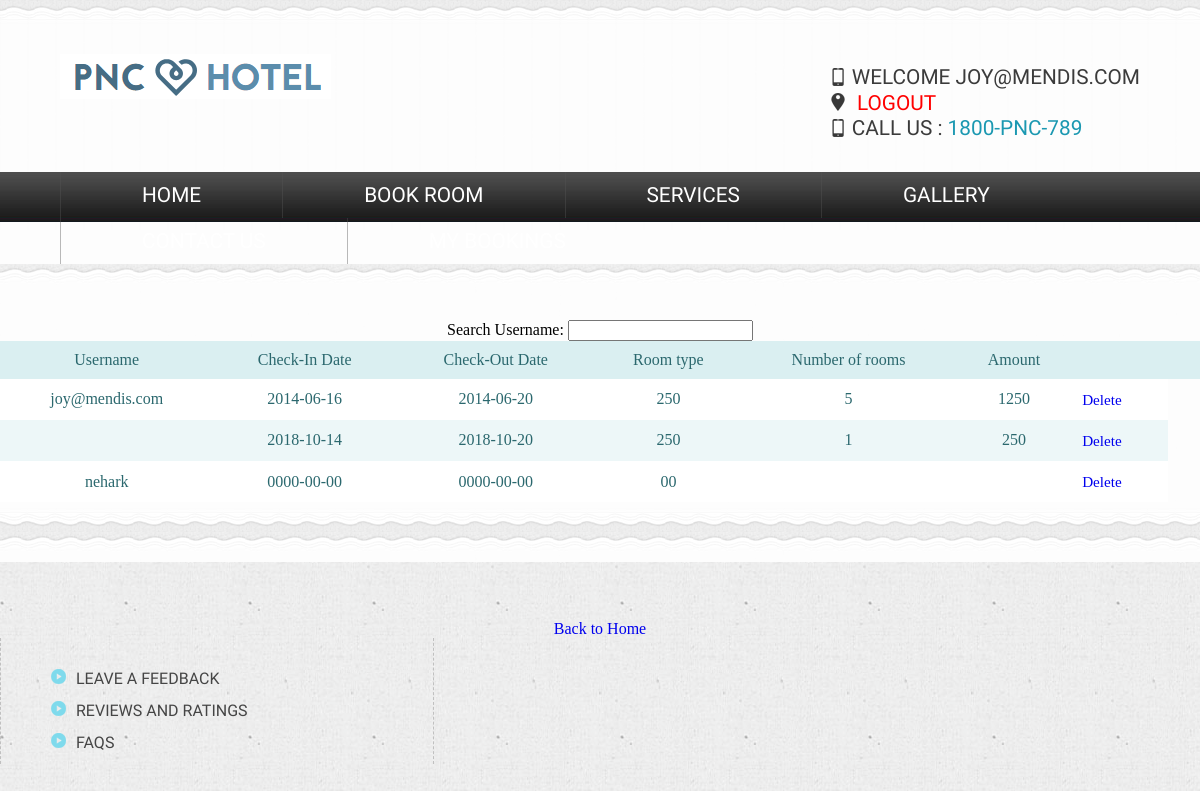
The app's page /adminlogin.php (signed in) with its own data.
### tables this page shows
CREATE TABLE `roomdetail` (
  `id` int(11) NOT NULL,
  `username` varchar(50) NOT NULL,
  `checkin_date` date NOT NULL,
  `checkout_date` date NOT NULL,
  `room_type` varchar(50) NOT NULL,
  `no_of_room` varchar(50) NOT NULL,
  `amount` varchar(50) NOT NULL
);

### adminlogin.php (the view, shortened to what this page needs)
<!DOCTYPE html>
<html>
<head>
		<link href="css/style.css" rel="stylesheet" type="text/css"  media="all" />
		<link rel="stylesheet" href="css/responsiveslides.css">
</head>
<body>
<div class="header">
				<div class="content-box">
				<div class="wrap">
					<div class="header-top">
						<div class="logo">
							<a href="home.php"><img src="images/logo2.png" title="logo" /></a>
						</div>
						<div class="contact-info">
						<p><br></p>
						<?php  if (isset($_SESSION['username'])) : ?>
							<p class="phone">Welcome <strong><?php echo $_SESSION['username']; ?></strong></p>
							<p class="gpa"> <a href="home.php?logout='1'" style="color: red;">logout</a> </p>
							<?php endif ?>
							<p class="phone">Call us : <a>1800-PNC-789</a></p>
						</div>
					</div>
				</div>
				<div class="header-top-nav">
					<div class="wrap">
						<ul>
							<li><a href="home.php">Home</a></li>
							<?php if( $_SESSION['username'] == 'admin') {  ?>
							<li><a href="view.php">User Records</a></li>
							<?php } else { ?>
							<li><a href="registration.php">Book Room</a></li>
							<?php } ?>
							<?php if( $_SESSION['username'] == 'admin') {  ?>
							<li><a class="active" href="adminlogin.php">User Bookings</a></li>
							<?php } else { ?>
							<li><a href="services.php">Services</a></li>
							<li><a href="gallery.php">Gallery</a></li>
							<li><a href="contact.php">Contact Us</a></li>
							<li><a href="history.php">My Bookings</a></li>
							<?php } ?>
						</ul>
					</div>
				</div>
			</div>
	<div class="content-grids">
	<form align="center">
	<b>Search Username:</b> <input type="text" onkeyup="showHint(this.value)">
	</form>
		<?php
			require('connectdb.php');
			$tbl_name="roomdetail";
			mysqli_select_db($con,"pnc")or die("cannot select DB");
			$sql="SELECT * FROM $tbl_name ";
			$result=mysqli_query($con,$sql) or trigger_error(mysql_error.$sql);
			echo "<div class='table-users'>";
			echo "<table cellspacing='0' align='center'>
			<tr>
			<th><strong>Username</strong></th>
			<th><strong>Check-In Date</strong></th>
			<th><strong>Check-Out Date</strong></th>
			<th><strong>Room type</strong></th>
			<th><strong>Number of rooms</strong></th>
			<th><strong>Amount</strong></th><th></th> <th></th>
			</tr>";
			while($row = mysqli_fetch_array($result))
			{
			echo "<tr>";
			echo "<td>" . $row['username'] . "</td>";
			echo "<td>" . $row['checkin_date'] . "</td>";
			echo "<td>" . $row['checkout_date'] . "</td>";
			echo "<td>" . $row['room_type'] . "</td>";
			echo "<td>" . $row['no_of_room'] . "</td>";
			echo "<td>" . $row['amount'] . "</td>";
			echo '<td><a href="addelete.php?username=' . $row['username'] . '">Delete</a></td>';
			echo "</tr>";
			}
			echo "</table></div>";
		?>
		</div>
<p><br><center><a href="home.php" class="button"><strong>Back to Home</strong></a></center></p>
<div class="box center-box">
					<ul>
						<li><a >Leave a Feedback</a></li>
						<li><a >Reviews and Ratings</a></li>
						<li><a >FAQs</a></li>
					</ul>
				</div>
</body>
</html>

### css/style.css (style rules this page uses)
html,body,div,span,applet,object,iframe,h1,h2,h3,h4,h5,h6,p,blockquote,pre,a,abbr,acronym,address,big,cite,code,del,dfn,em,img,ins,kbd,q,s,samp,small,strike,strong,sub,sup,tt,var,b,u,i,dl,dt,dd,ol,nav ul,nav li,fieldset,form,label,legend,table,caption,tbody,tfoot,thead,tr,th,td,article,aside,canvas,details,embed,figure,figcaption,footer,header,hgroup,menu,nav,output,ruby,section,summary,time,mark,audio,video { margin:0;padding:0;border:0;font-size:100%;font:inherit;vertical-align:baseline; }
ol,ul { list-style:none;margin:0px;padding:0px; }
table { border-collapse:collapse;border-spacing:0; }
a { text-decoration:none; }
img { max-width:100%; }
body { background: url(../images/box-bg.png); }
.wrap { width:80%; margin:0 auto; }
.header { background: url(../images/box1.png) repeat-x; }
.header-top { padding: 41px 0 30px 0; }
.logo { float:left; margin-top: 0.8em; }
.contact-info { float:right; }
.contact-info p { font-family: 'PT Sans Narrow', sans-serif; font-size: 1.3em; font-weight: 400; color: #3B3B3B; text-transform: uppercase; }
.contact-info p a { color:#1b98b1; transition: 0.5s ease; -o-transition: 0.5s ease; -webkit-transition: 0.5s ease; }
.header-top-nav ul li { display: inline-block; border-left: 1px solid rgba(85, 85, 85, 0.41); float: left; }
.header-top-nav ul li a { color: #FFF; font-family: 'PT Sans Narrow', sans-serif; font-size: 1.3em; font-weight: 400; text-transform: uppercase; display: block; padding: 11px 95.5px; transition: 0.5s ease; -o-transition: 0.5s ease; -webkit-transition: 0.5s ease; }
.header-top-nav { background: url(../images/top-nav-bg.png) repeat-x; }
.phone:before { content: url(../images/phone.png); vertical-align: middle; padding: 0px 5px 0px 0px; }
.gpa:before { content:url(../images/pointer.png); vertical-align: middle; padding: 0px 5px 0px 0px; }
.content-grids { padding: 3.5em 0 3.7em 0; background: url(../images/box.png); margin:0 0 40px 0px; }
.box { width: 29.33%; float: left; }
.center-box { border-right: 1px dashed silver; border-left: 1px dashed silver; padding: 0px 40px; margin-right: 40px; }
.center-box ul li { display: block; padding: 0px 0px 10px 0px; }
.center-box ul li a { font-family: 'PT Sans Narrow', sans-serif; font-size: 18px; line-height: 22px; text-transform: uppercase; color: #454545; -webkit-transition: all 0.3s ease-out; -moz-transition: all 0.3s ease-out; -ms-transition: all 0.3s ease-out; -o-transition: all 0.3s ease-out; transition: all 0.3s ease-out; font-family: 'PT Sans Narrow', sans-serif; }
.center-box ul li:before { content:url(../images/marker.png); padding: 10px; }
.center-box ul { margin-top:30px; }
@media only screen and (max-width: 1280px) and (min-width: 1024px) { .wrap { width:90%; } }
@media only screen and (max-width: 1280px) and (min-width: 1024px) { .header-top-nav ul li a { padding: 11px 81px; } }
@media only screen and (max-width: 1280px) and (min-width: 1024px) { .center-box ul li a { font-size: 16px; } }

### adminlogin.php (style rules this page uses)
table { width: 100%; }
table td, table th { color: #2b686e; padding: 10px; }
table td { text-align: center; vertical-align: middle; }
table td:last-child { font-size: 0.95em; line-height: 1.4; text-align: left; }
table th { background-color: #daeff1; font-weight: 300; }
table tr:nth-child(2n) { background-color: white; }
table tr:nth-child(2n+1) { background-color: #edf7f8; }

### records on screen
roomdetail: username "joy@mendis.com", checkin_date "2014-06-16", checkout_date "2014-06-20", room_type "250", no_of_room "5", amount "1250"
roomdetail: checkin_date "2018-10-14", checkout_date "2018-10-20", room_type "250", no_of_room "1", amount "250"
roomdetail: username "nehark", checkin_date "0000-00-00", checkout_date "0000-00-00", room_type "00"

### other values on screen
$_SESSION['username'] "JOY@MENDIS.COM"
